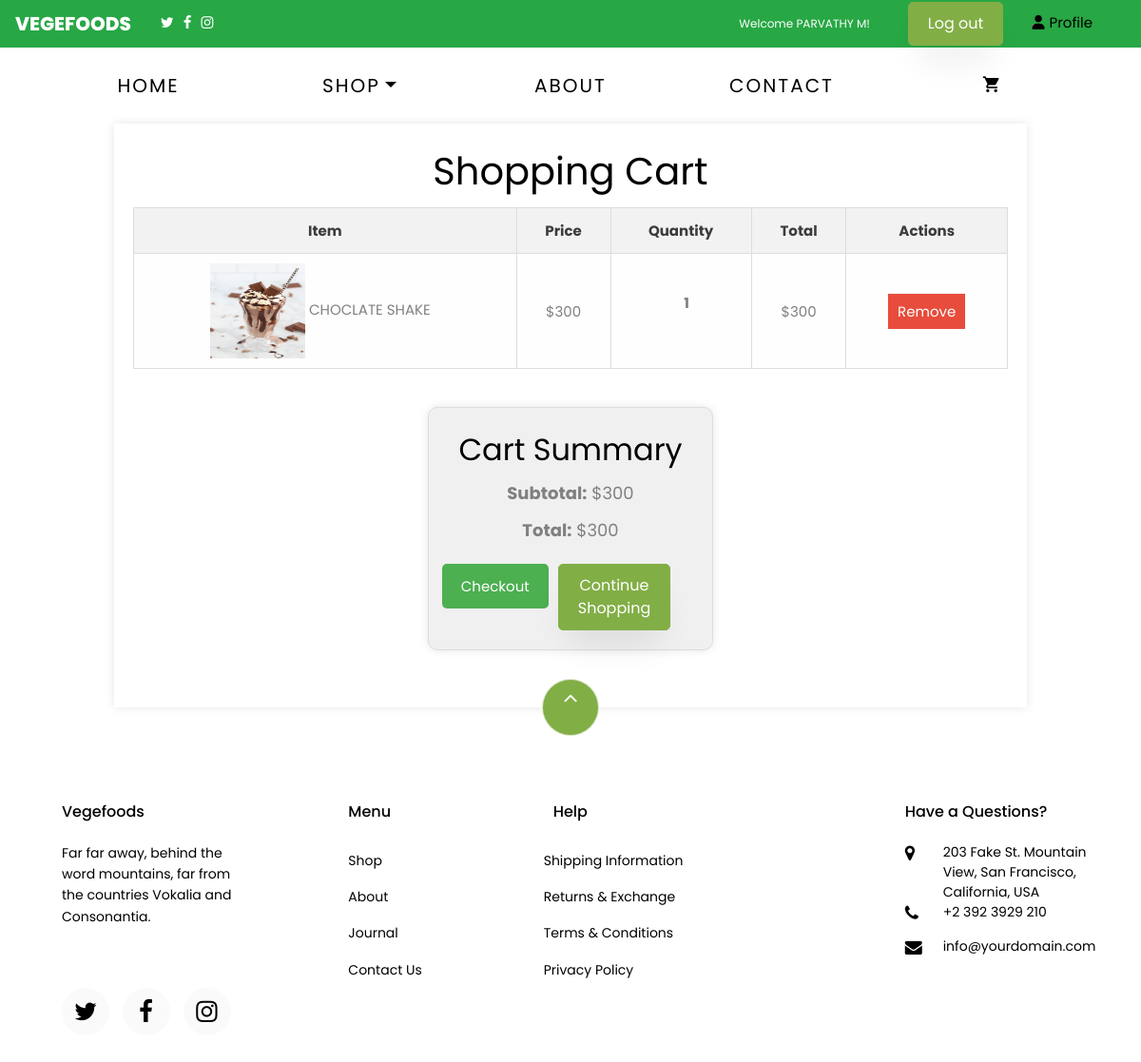
The app's page /cart/ (signed in) with its own data.
### app/models.py (models this page shows, shortened)
class customuser(AbstractUser):
    full_name = models.CharField(max_length=255, blank=True, null=True)
    phone = models.CharField(max_length=15, blank=True, null=True)
    is_admin = models.BooleanField(default=False)
    is_user = models.BooleanField(default=False)

class Cart(models.Model):
    product = models.ForeignKey(Product, null=True, blank=True, on_delete=models.CASCADE, related_name='carts')
    veg = models.ForeignKey(Veg, null=True, blank=True, on_delete=models.CASCADE, related_name='carts')
    fruit = models.ForeignKey(Fruit, null=True, blank=True, on_delete=models.CASCADE, related_name='carts')
    juice = models.ForeignKey(Juice, null=True, blank=True, on_delete=models.CASCADE, related_name='carts')
    user = models.ForeignKey(settings.AUTH_USER_MODEL, on_delete=models.CASCADE)
    quantity = models.IntegerField()
    date_added = models.DateField(auto_now_add=True)
    def subtotal(self):
        if self.product:
            return self.quantity * self.product.price
        elif self.veg:
            return self.quantity * self.veg.price
        elif self.fruit:
            return self.quantity * self.fruit.price
        elif self.juice:
            return self.quantity * self.juice.price
        return 0

class Product(models.Model):
    name=models.CharField(max_length=30)
    cover=models.ImageField(upload_to='app/cover',null=True,blank=True)
    description =models.CharField(max_length=400)
    price=models.IntegerField()
    sold=models.IntegerField()

### app/views.py (the view)
# urls.py: path('cart/', views.cartview, name='cart'),
@login_required
def cartview(request):
    user = request.user
    cart_items = Cart.objects.filter(user=user)
    subtotal = 0
    for item in cart_items:
        subtotal += item.subtotal()
    total = subtotal
    return render(request, 'cart.html', {'cart': cart_items, 'subtotal': subtotal, 'total': total})

### templates/cart.html (shortened to what this page needs)
{% extends 'base.html' %}
{% load static %}
{% block content %}
{% if not cart %}
<div class="empty-cart">
    <h1 class="text-center">Your Cart is Empty</h1>
    <p class="text-center">Looks like you haven't added any items to your cart yet.</p>
    <div class="text-center">
        <a href="{% url 'shop' %}" class="btn btn-primary">Continue Shopping</a>
    </div>
</div>
{% else %}
    <div class="cart-container">
        <h1>Shopping Cart</h1>
        <table class="cart-table">
            <thead>
                <tr>
                    <th>Item</th>
                    <th>Price</th>
                    <th>Quantity</th>
                    <th>Total</th>
                    <th>Actions</th>
                </tr>
            </thead>
            <tbody>
                {% for item in cart %}
                <tr>
                    <td>
                        {% if item.product %}
                            <img src="{{ item.product.cover.url }}" alt="{{ item.product.name }}" class="img-responsive" style="margin-left:-10px;width:100px;height:100px;" />
                            {{ item.product.name }}
                        {% elif item.veg %}
                            <img src="{{ item.veg.cover.url }}" alt="{{ item.veg.name }}" class="img-responsive" style="margin-left:-10px;width:100px;height:100px;" />
                            {{ item.veg.name }}
                        {% elif item.fruit %}
                            <img src="{{ item.fruit.cover.url }}" alt="{{ item.fruit.name }}" class="img-responsive" style="margin-left:-10px;width:100px;height:100px;" />
                            {{ item.fruit.name }}
                        {% elif item.juice %}
                            <img src="{{ item.juice.cover.url }}" alt="{{ item.juice.name }}" class="img-responsive" style="margin-left:-10px;width:100px;height:100px;" />
                            {{ item.juice.name }}
                        {% endif %}
                    </td>
                    <td>
                        {% if item.product %}
                            ${{ item.product.price }}
                        {% elif item.veg %}
                            ${{ item.veg.price }}
                        {% elif item.fruit %}
                            ${{ item.fruit.price }}
                        {% elif item.juice %}
                            ${{ item.juice.price }}
                        {% endif %}
                    </td>
                    <td>
                        <p style="margin-left: 12px;"><strong>{{ item.quantity }}</strong></p>
                    </td>
                    <td>
                        {% if item.product %}
                            ${{ item.subtotal }}
                        {% elif item.veg %}
                            ${{ item.subtotal }}
                        {% elif item.fruit %}
                            ${{ item.subtotal }}
                        {% elif item.juice %}
                            ${{ item.subtotal }}
                        {% endif %}
                    </td>
                    <td>
                        {% if item.product %}
                            <a href="{% url 'delete' item.product.id 'product' %}"><button class="remove-btn">Remove</button></a>
                        {% elif item.veg %}
                            <a href="{% url 'delete' item.veg.id 'veg' %}"><button class="remove-btn">Remove</button></a>
                        {% elif item.fruit %}
                            <a href="{% url 'delete' item.fruit.id 'fruit' %}"><button class="remove-btn">Remove</button></a>
                            {% elif item.juice %}
                            <a href="{% url 'delete' item.juice.id 'juice' %}"><button class="remove-btn">Remove</button></a>
                        {% endif %}
                    </td>
                </tr>
                {% endfor %}
            </tbody>
        </table>
        <div class="cart-summary">
            <h2>Cart Summary</h2>
            <div class="summary-details">
                <p><strong>Subtotal:</strong> ${{ subtotal }}</p>
                <p><strong>Total:</strong> ${{ total }}</p>
            </div>
            <div class="summary-actions">
                <a href="{% url 'checkout' %}"><button class="checkout-btn">Checkout</button></a>
                <a href="{% url 'shop' %}" class="btn btn-primary">Continue Shopping</a>
            </div>
        </div>
    </div>
{% endif %}
{% endblock %}

### templates/base.html (shortened to what this page needs)
{% load static %}
<!DOCTYPE html>
<html lang="en">
  <head>
    <link rel="stylesheet" type="text/css" href="https://cdnjs.cloudflare.com/ajax/libs/slick-carousel/1.7.1/slick.css" />
    <link rel="stylesheet" type="text/css" href="https://cdnjs.cloudflare.com/ajax/libs/slick-carousel/1.7.1/slick-theme.css" />
    <link rel="stylesheet" href="https://cdnjs.cloudflare.com/ajax/libs/font-awesome/6.0.0-beta3/css/all.min.css">
        <link rel="stylesheet" href="{% static 'special/css/app.css' %}">
        <link rel="stylesheet" href="https://cdnjs.cloudflare.com/ajax/libs/font-awesome/6.6.0/css/brands.min.css" />
    <link rel="stylesheet" href="{%  static 'css/open-iconic-bootstrap.min.css' %}">
    <link rel="stylesheet" href="{%  static 'css/animate.css' %}">
    <link rel="stylesheet" href="{% static 'css/owl.carousel.min.css' %}">
    <link rel="stylesheet" href="{% static 'css/owl.theme.default.min.css' %}">
    <link rel="stylesheet" href="{% static 'css/magnific-popup.css' %}">
    <link rel="stylesheet" href="{% static 'css/aos.css' %}">
    <link rel="stylesheet" href="{% static 'css/ionicons.min.css' %}">
    <link rel="stylesheet" href="{% static 'css/bootstrap-datepicker.css' %}">
    <link rel="stylesheet" href="{% static 'css/jquery.timepicker.css' %}">
    <link rel="stylesheet" href="{% static 'css/flaticon.css' %}">
    <link rel="stylesheet" href="{% static 'css/icomoon.css' %}">
    <link rel="stylesheet" href="{% static 'css/style.css' %}">
  </head>
  <body class="goto-here">
    <nav class="navbar navbar-expand-lg navbar-light bg-success" style="height: 50px">
      <a class="navbar-brand" style="color: white;">Vegefoods</a>
      <div class="container-fluid">
        <ul style="list-style: none; padding: 0; margin: 0; display: flex;">
          <li style="margin-right: 10px; "><a href="#"><span class="icon-twitter" style="color: white;"></span></a></li>
          <li style="margin-right: 10px;"><a href="#"><span class="icon-facebook"  style="color: white;"></span></a></li>
          <li style="margin-right: 10px;"><a href="#"><span class="icon-instagram" style="color: white;"></span></a></li>
  </ul>
  {% if user.is_authenticated %}
  <div class="header-content">
       <small class="welcome-message">Welcome {{ user.full_name }}!</small>
    <a href="{% url 'logout' %}" class="btn btn-primary">Log out</a>
    {% if request.user.is_user %}
      <li class="nav-item">
        <a href="{% url 'user_profile_details' %}" class="profile-link">
            <i class="fas fa-user"></i> Profile
        </a>
      </li>
    {% endif %}
{% endif %}
      </div>
</div>
</nav>
{% if user.is_authenticated %}
    <nav class="navbar navbar-expand-lg navbar-dark ftco_navbar bg-dark ftco-navbar-light" id="ftco-navbar">
	    <div class="container">
	      <div class="collapse navbar-collapse" id="ftco-nav" style>
	        <ul class="navbar-nav ml-auto">
	          <li class="nav-item active"><a href="{% url 'home' %}" class="nav-link" style="font-size: 20px;">Home</a></li>
	          <li class="nav-item dropdown">
              <a class="nav-link dropdown-toggle" href="#" id="dropdown04" data-toggle="dropdown" aria-haspopup="true" aria-expanded="false" style="font-size: 20px;">Shop</a>
            </li>
	          <li class="nav-item"><a href="{% url 'about' %}" class="nav-link" style="font-size: 20px;" >About</a></li>
	           <li class="nav-item"><a href="{% url 'contact' %}" class="nav-link" style="font-size: 20px;">Contact</a></li>
	          <li class="nav-item cta cta-colored"><a href="{% url 'cart' %}" class="nav-link" style="font-size: 20px;"><span class="icon-shopping_cart"></span></a></li>
	        </ul>
	      </div>
	    </div>
	  </nav>
     {% endif %}
{% block content %}
{% endblock %}
<footer class="ftco-footer ftco-section" >
  <div class="container">
    <div class="row">
      <div class="mouse">
        <a href="#" class="mouse-icon">
          <div class="mouse-wheel"><span class="ion-ios-arrow-up"></span></div>
        </a>
      </div>
    </div>
    <div class="row mb-5">
      <div class="col-md">
        <div class="ftco-footer-widget mb-4">
          <h2 class="ftco-heading-2" style="margin-left: 20px;">Vegefoods</h2>
          <p style="margin-left:20px;">Far far away, behind the word mountains, far from the countries Vokalia and Consonantia.</p>
          <ul class="ftco-footer-social list-unstyled float-md-left float-lft mt-5">
            <li class="ftco-animate"><a href="#"><span class="icon-twitter"></span></a></li>
            <li class="ftco-animate"><a href="#"><span class="icon-facebook"></span></a></li>
            <li class="ftco-animate"><a href="#"><span class="icon-instagram"></span></a></li>
          </ul>
        </div>
      </div>
      <div class="col-md">
        <div class="ftco-footer-widget mb-4 ml-md-5">
          <h2 class="ftco-heading-2"style="margin-left: 20px;" >Menu</h2>
          <ul class="list-unstyled">
            <li><a href="#" class="py-2 d-block">Shop</a></li>
            <li><a href="{% url 'about' %}" class="py-2 d-block">About</a></li>
            <li><a href="#" class="py-2 d-block">Journal</a></li>
            <li><a href="{% url 'contact' %}" class="py-2 d-block">Contact Us</a></li>
          </ul>
        </div>
      </div>
      <div class="col-md-4">
         <div class="ftco-footer-widget mb-4">
          <h2 class="ftco-heading-2"style="margin-left: 30px;">Help</h2>
          <div class="d-flex">
            <ul class="list-unstyled mr-l-5 pr-l-3 mr-4">
              <li><a href="#" class="py-2 d-block">Shipping Information</a></li>
              <li><a href="#" class="py-2 d-block">Returns &amp; Exchange</a></li>
              <li><a href="#" class="py-2 d-block">Terms &amp; Conditions</a></li>
              <li><a href="#" class="py-2 d-block">Privacy Policy</a></li>
            </ul>
                 </div>
        </div>
      </div>
      <div class="col-md">
        <div class="ftco-footer-widget mb-4">
          <h2 class="ftco-heading-2"style="margin-left:20px;">Have a Questions?</h2>
          <div class="block-23 mb-3">
            <ul>
              <li><span class="icon icon-map-marker"></span><span class="text" >203 Fake St. Mountain View, San Francisco, California, USA</span></li>
              <li><a href="#"><span class="icon icon-phone"></span><span class="text">+2 392 3929 210</span></a></li>
              <li><a href="#"><span class="icon icon-envelope"></span><span class="text">info@yourdomain.com</span></a></li>
            </ul>
          </div>
        </div>
      </div>
    </div>
  </div>
</footer>
  </body>
</html>

### static/css/icomoon.css (style rules this page uses)
[class^="icon-"], [class*=" icon-"] { font-family: 'icomoon' !important; speak: none; font-style: normal; font-weight: normal; font-variant: normal; text-transform: none; line-height: 1; -webkit-font-smoothing: antialiased; -moz-osx-font-smoothing: grayscale; }
.icon-map-marker:before { content: "\f041"; }
.icon-phone:before { content: "\f095"; }
.icon-twitter:before { content: "\f099"; }
.icon-facebook:before { content: "\f09a"; }
.icon-envelope:before { content: "\f0e0"; }
.icon-instagram:before { content: "\f16d"; }
.icon-shopping_cart:before { content: "\e8cc"; }

### templates/base.html (style rules this page uses)
* { margin: 0; padding: 0; }
#ftco-navbar ul.navbar-nav { display: flex; justify-content: space-between; width: 100%; }
#ftco-navbar ul.navbar-nav li { flex: 1; text-align: center; }
.header-content { display: flex; align-items: center; justify-content: space-between; padding: 10px 20px; }
.welcome-message { color: white; text-align: center; margin: 0; margin-right: 40px; flex: 1; }
.btn-primary { background-color: #007bff; color: white; padding: 10px 20px; border: none; border-radius: 5px; cursor: pointer; text-decoration: none; margin-right: 30px; }
.profile-link { color: black; text-decoration: none; display: flex; align-items: center; margin-top: -30px; }
.profile-link i { margin-right: 5px; }
#ftco-navbar ul li { position: relative; }

### templates/cart.html (style rules this page uses)
.cart-container { width: 80%; margin: 0 auto; padding: 20px; background-color: #fff; box-shadow: 0 0 10px rgba(0, 0, 0, 0.1); }
h1 { text-align: center; }
.cart-table { width: 100%; border-collapse: collapse; }
.cart-table th, .cart-table td { border: 1px solid #ddd; padding: 10px; text-align: center; }
.cart-table th { background-color: #f2f2f2; }
.remove-btn { background-color: #e74c3c; color: white; border: none; padding: 5px 10px; cursor: pointer; }
.cart-summary { margin-top: 20px; text-align:center; }
.cart-summary { background-color: #f0f0f0; padding: 20px; border: 1px solid #ddd; border-radius: 10px; box-shadow: 0 0 10px rgba(0, 0, 0, 0.1); width: 300px; margin: 40px auto; }
.summary-details p { font-size: 18px; margin-bottom: 10px; }
.summary-actions { text-align: center; margin-top: 20px; display: flex; justify-content: center; }
.checkout-btn { background-color: #4CAF50; color: #fff; padding: 10px 20px; border: none; border-radius: 5px; cursor: pointer; margin-right: 10px; }

### records on screen
customuser: full_name "PARVATHY M"
Cart: product.cover (picture), product.name "CHOCLATE SHAKE", product.price "300", quantity "1", subtotal "300", shows "Remove"

### other values on screen
{{ subtotal }} "300"
{{ total }} "300"
